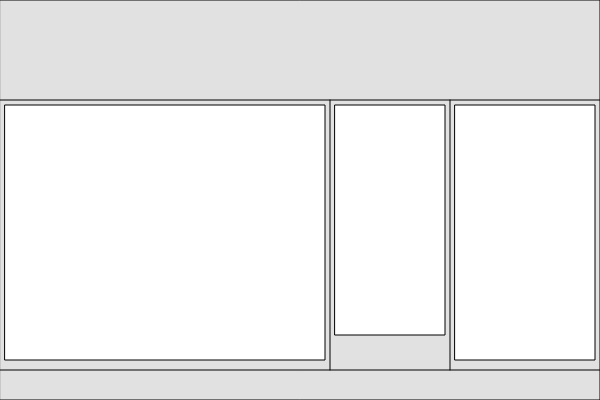
Frame 1 (no input)
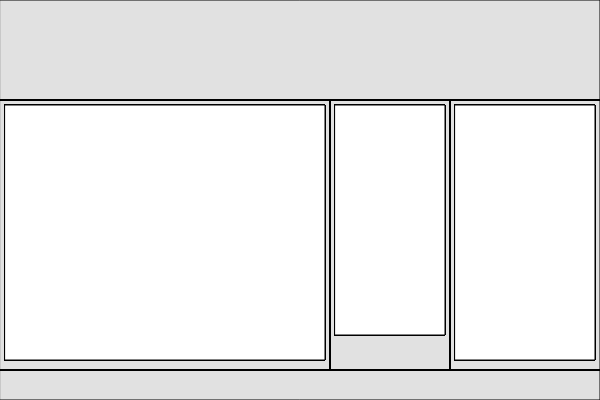
Frame 60 (no input)
Frame 120 (the mouse pressed at the canvas centre since frame 60): identical to frame 60, image omitted

The p5.js sketch that drew these frames (run headless with seeded random() and noise() and a simulated clock; from frame 60 on, the mouse is pressed at the canvas centre):

// p5.js sketch
// ── sketch.js
function setup(){
  createCanvas (600,400); //storefront
  rectMode(CORNER);
  
  stroke(0);          //line color
  fill(225);          //color
  rect(0,0,600,400);  //setup the storefront
}
  function draw(){
  fill(225);           //white
  rect(0,0,600,100);     //the sign space
  rect(0,100,330,270);   //the large glass
  rect(450,100,150,270); //the small glass
 line(0,370,600,370);    //stoop
}

function draw(){    
 fill(255);
 rect(5,105,320,255);   //activate the large glass
 rect(455,105,140,255); //activate the small glass
 rect(335,105,110,230); //activate the door
 
line(0,370,600,370);    //stoop
line(0,100,600,100);		//sign
line(330,100,330,370);	//door
line(450,100,450,370);	//door
}

//FOLDER, 563 WOODWARD AVENUE, RIDGEWOOD NY
